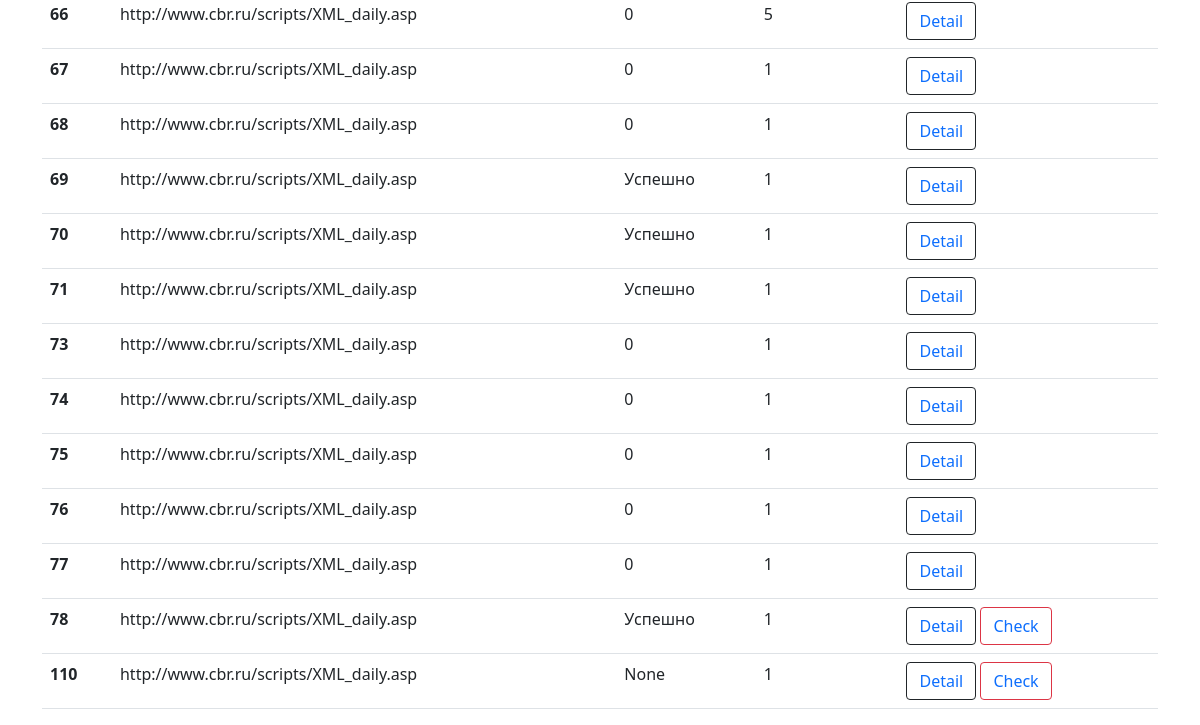
The page /list/ (lower part) on the database as committed earlier.
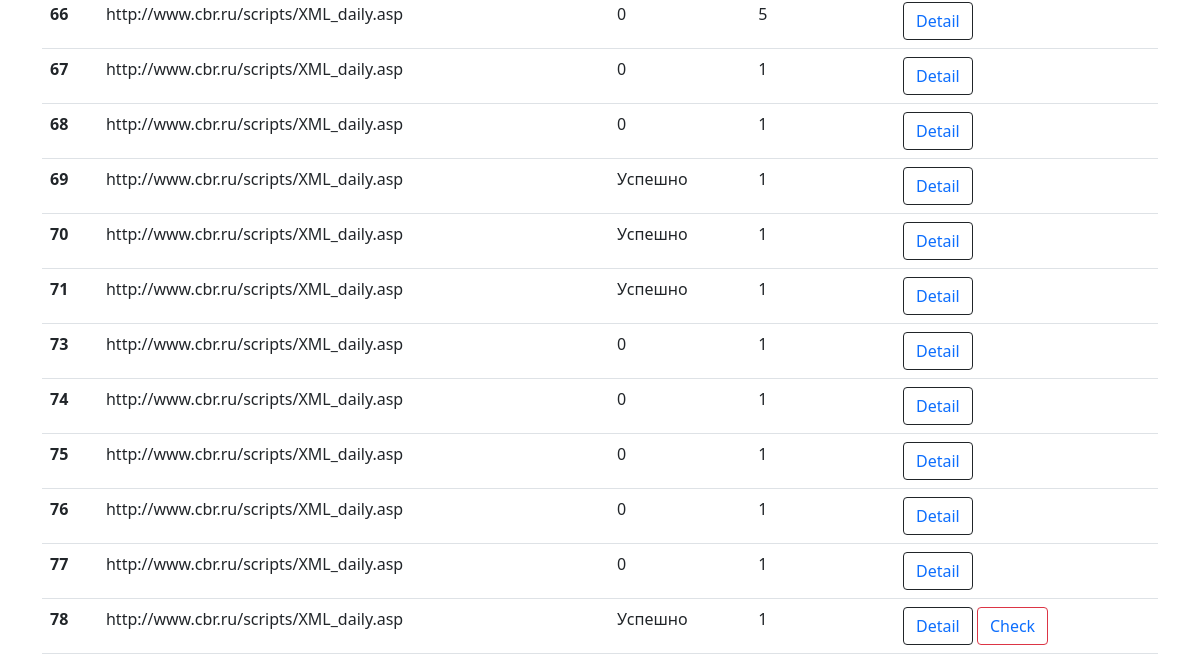
The same page on the database as committed later.
### task/models.py (models this page shows, shortened)
class Task(models.Model):
    CATEGORY_CHOICES = (
        (1, 'Действие 1'),
        (2, 'Действие 2'),
        (3, 'Действие 3'),
        (4, 'Действие 4'),
        (5, 'Действие 5'),
    )
    STATUS_CHOICES = (
        (1, ' Успешно'),
        (2, 'Ошибка'),
        (3, 'Ожидание'),
    )
    url = models.CharField('url', max_length=150)
    content = models.TextField(blank=True)
    response = models.TextField(default=None, null=True)
    status = models.PositiveSmallIntegerField('Ответ', choices=STATUS_CHOICES, null=True)
    is_active = models.BooleanField(default=True)
    category = models.PositiveSmallIntegerField('Тип задачи', choices=CATEGORY_CHOICES, null=True)
    started_at = models.DateTimeField(auto_now_add=True)
    finished_at = models.DateTimeField(default=None, null=True, blank=True)
    created_at = models.DateTimeField(editable=False)
    updated_at = models.DateTimeField(editable=False)
    deleted_at = models.DateTimeField(default=None, null=True, blank=True)
    user = models.ForeignKey(User, verbose_name="Пользователь", on_delete=models.SET_NULL, null=True)
    package = models.IntegerField("PackageID", default=None, null=True)
    parent = models.ForeignKey(
        'self', verbose_name="Задача", on_delete=models.SET_NULL, blank=True, null=True
    )
    class Meta:
        verbose_name = "Задача"
        verbose_name_plural = "Задачи"

### task/views.py (the view)
# urls.py: path('list/', TaskListView.as_view(), name='tasks'),
class TaskListView(ListView):
    model = Task
    queryset = Task.objects.all()
    template_name = 'tasks/task_list.html'

### templates/tasks/task_list.html (shortened to what this page needs)
{% extends 'base.html' %}
{% block content %}
<table class="table table-hover">
    <tbody>
    {% for task in task_list %}
    <tr>
        <th scope="row">{{task.id}}</th>
        <td>{{task.url}}</td>
        <td>{{task.get_status_display}}</td>
        <td>{{task.category}}</td>
        <td>
            <button type="button" class="btn btn-outline-dark">
                <a href="{% url 'task_id' task.id %}" style="text-decoration:none;">
                    Detail
                </a>
            </button>
            {% if task.package %}
            <button type="button" class="btn btn-outline-danger">
                <a href="{% url 'add_to_queue' task.id %}" style="text-decoration:none;">
                    Check
                </a>
            </button>
            {% endif %}
        </td>
    </tr>
    {%endfor%}
    </tbody>
</table>
{%endblock content%}

Rows that differ between the two databases and show on the page:
removed Task: id "110", url "http://www.cbr.ru/scripts/XML_daily.asp", status "None", category "1", package "Check"
